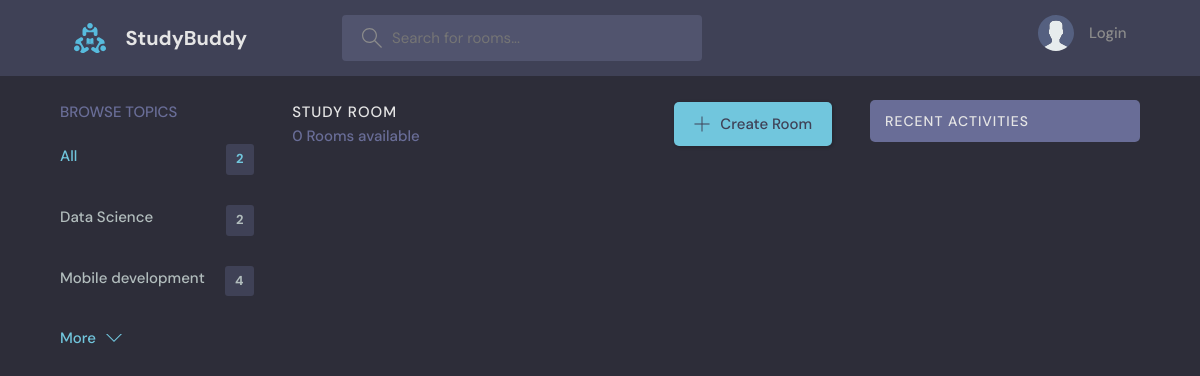
Page /?q=Python on the earlier database version.
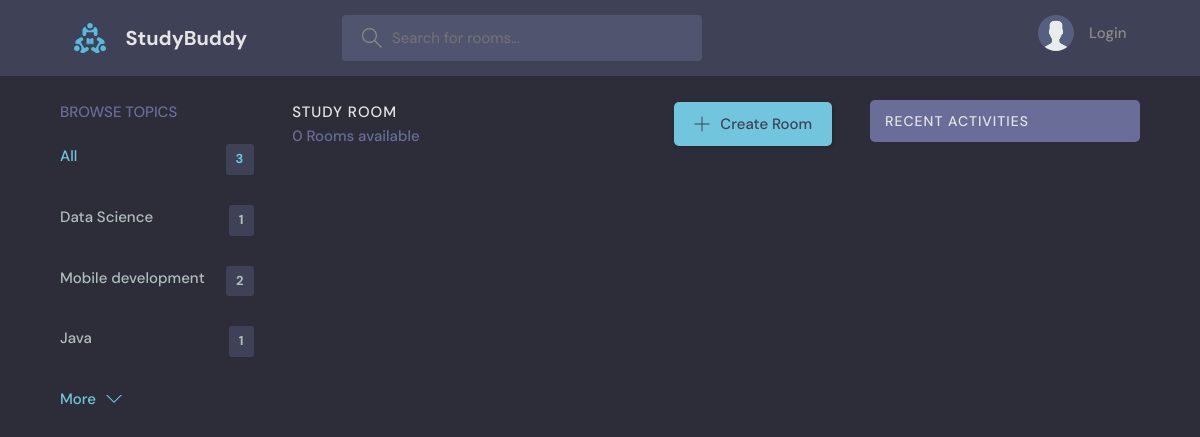
Same page on the later database version.
### base/models.py (models this page shows, shortened)
class Topic(models.Model):
    name = models.CharField(max_length=200)

### base/views.py (the view)
# urls.py: path('', views.home, name="home"),
def home(request):
    q = request.GET.get('q') if request.GET.get('q') != None else '' # create a variable to get whatever we pass on the URL
    rooms  = Room.objects.filter(
        Q(topic__name__icontains=q) | # & - and | - or
        Q(name__icontains=q) |
        Q(description__icontains=q)
    )
    topics = Topic.objects.all()[:5]
    room_count = rooms.count()
    room_comments = Message.objects.filter(Q(room__topic__name__icontains=q)) # Filters and search for rooms and related topics
    context = {
        'rooms': rooms,
        'topics': topics,
        'room_count': room_count,
        'room_comments': room_comments,
    }
    return render(request, 'base/home.html', context)

### base/templates/base/home.html (shortened to what this page needs)
{% extends 'main.html' %}
{% block content %}
<main class="layout layout--3">
    <div class="container">
      {% include 'base/components/browse_topics.html' %}
      <div class="roomList">
        <div class="roomList__header">
          <div>
            <h2>Study Room</h2>
            <p>{{room_count}} Rooms available</p>
          </div>
          <a class="btn btn--main" href="{% url 'create-room' %}">
            <svg version="1.1" xmlns="http://www.w3.org/2000/svg" width="32" height="32" viewBox="0 0 32 32">
              <title>Add</title>
              <path
                d="M16.943 0.943h-1.885v14.115h-14.115v1.885h14.115v14.115h1.885v-14.115h14.115v-1.885h-14.115v-14.115z"
              ></path>
            </svg>
            Create Room
          </a>
        </div>
      </div>
      {% include 'base/components/recent_activity.html' %}
    </div>
</main>
{% endblock %}

### base/templates/base/components/browse_topics.html
<div class="topics">
    <div class="topics__header">
      <h2>Browse Topics</h2>
    </div>
    <ul class="topics__list">
      <li>
        <a href="{% url 'topics' %}" class="active">All <span>{{topics.count}}</span></a>
      </li>
      {% for topic in topics %}
      <li>
        <a href="{% url 'home' %}?q={{topic.name}}">{{topic.name}}<span>{{ topic.room_set.count }}</span></a>
      </li>
      {% endfor %}
    </ul>
    <a class="btn btn--link" href="{% url 'topics' %}">
      More
      <svg version="1.1" xmlns="http://www.w3.org/2000/svg" width="32" height="32" viewBox="0 0 32 32">
        <title>chevron-down</title>
        <path d="M16 21l-13-13h-3l16 16 16-16h-3l-13 13z"></path>
      </svg>
    </a>
  </div>

Differences in the rows shown:
computed for Topic "Data Science": room_set.count "2" → "1"
computed for Topic "Mobile development": room_set.count "4" → "2"
added Topic: name "Java", room_set.count "1"
Other differences:
{{ topics.count }}: "2" → "3"
